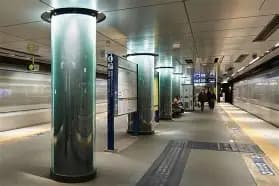
#> input picture img/H09_Ginza.jpg, 279 x 186 px
$ python analyze_station_vibe.py
#> lines starting #> are read from the running program, lines starting #| are printed output that depends on the picture
import cv2
import numpy as np
import matplotlib.pyplot as plt

def analyze_station_vibe(image_path):
    # 1. 画像の読み込み（信号の入力）
#> called with image_path = 'img/H09_Ginza.jpg'
    img = cv2.imread(image_path)
#> img is the input picture: shape (186, 279, 3); mean B, G, R 108.3, 120.9, 122.6
    if img is None:
        return "画像が見つかりません"

    # 画像サイズを統一（正規化）
    img = cv2.resize(img, (800, 600))
#> img: shape (600, 800, 3)
    hsv = cv2.cvtColor(img, cv2.COLOR_BGR2HSV)
#> hsv: shape (600, 800, 3); mean H, S, V 38.1, 49.5, 127
    gray = cv2.cvtColor(img, cv2.COLOR_BGR2GRAY)
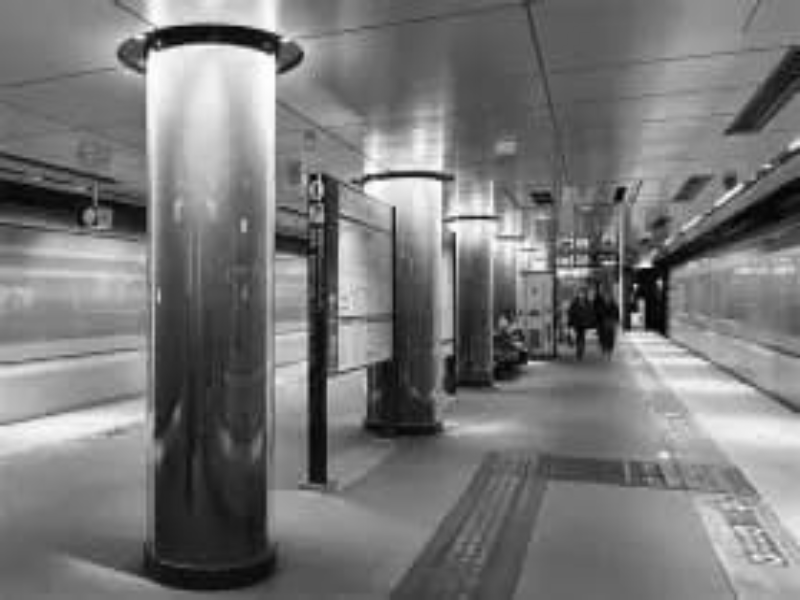
#> gray: shape (600, 800); min 1, max 254, mean 119.8

    # 2. 色彩信号の解析（ラインカラーや素材感の抽出）
    # 例：日比谷線のシルバーホワイトや、銀座線のレモンイエローの占有率を計算
    # ここでは簡易的に「彩度」と「明度」の平均を算出
    avg_saturation = np.mean(hsv[:, :, 1])  # 彩度：低いほど落ち着いた・上品な印象
#> avg_saturation = 49.48
    avg_brightness = np.mean(hsv[:, :, 2])  # 明度：光の演出などに関連
#> avg_brightness = 127

    # 3. 構造信号の解析（エッジ密度による「機能美」の定量化）
    # シンプルな直結構造は、視覚的ノイズ（エッジ）が少ないと仮定
    edges = cv2.Canny(gray, 100, 200)
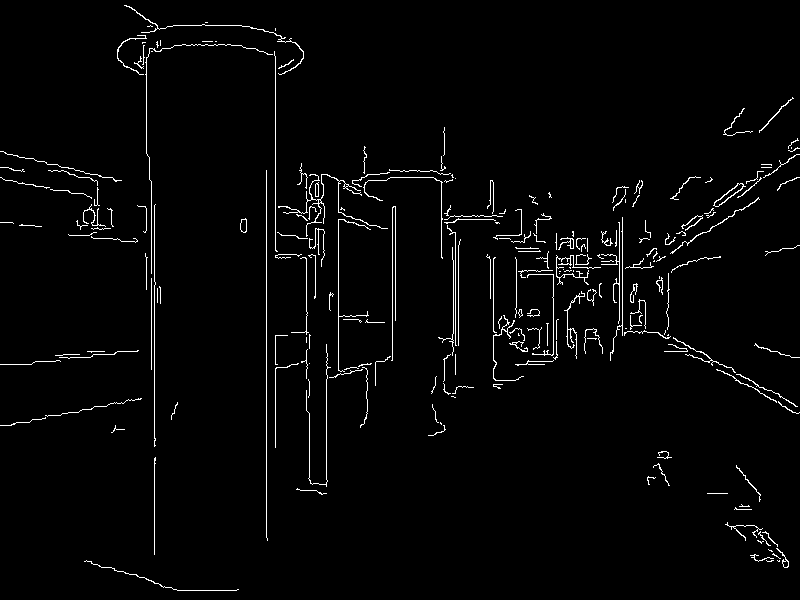
#> edges: shape (600, 800); 2.4% white in thin lines or dots
    edge_density = np.count_nonzero(edges) / edges.size  # 全画素に対するエッジの割合
#> edge_density = 0.0237

    # 4. 輝度信号の解析（光のグラデーションによる「高級感」の定量化）
    # 「上品・優雅」な間接照明は、輝度の分散（ばらつき）に現れる
    brightness_std = np.std(gray)  # 輝度の標準偏差：コントラストの強さ
#> brightness_std = 51.16

    # 結果の表示
    print(f"--- 解析結果: {image_path} ---")
    print(f"【色彩・彩度】: {avg_saturation:.2f} (低いほどシック/上品)")
#| 【色彩・彩度】: 49.48 (低いほどシック/上品)
    print(f"【構造・エッジ密度】: {edge_density:.4f} (低いほどシンプル/機能的)")
#| 【構造・エッジ密度】: 0.0237 (低いほどシンプル/機能的)
    print(f"【光・輝度分散】: {brightness_std:.2f} (グラデーションの質に関与)")
#| 【光・輝度分散】: 51.16 (グラデーションの質に関与)

    # 可視化
    plt.figure(figsize=(10, 4))
    plt.subplot(1, 2, 1); plt.imshow(cv2.cvtColor(img, cv2.COLOR_BGR2RGB)); plt.title("Original")
    plt.subplot(1, 2, 2); plt.imshow(edges, cmap='gray'); plt.title("Edges (Structure)")
    plt.show()
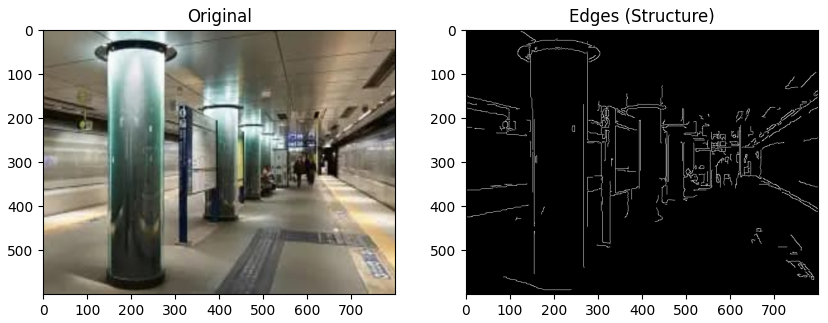
#> figure drawn by matplotlib, 2 panels


# 実行例
analyze_station_vibe('img/H09_Ginza.jpg')    # 日比谷線銀座駅（シルバーホワイト・木目）
analyze_station_vibe('img/Y16_Nagatacho.jpg')   # 有楽町線永田町駅（高級感）
#> call 2 of analyze_station_vibe, with image_path = 'img/Y16_Nagatacho.jpg'
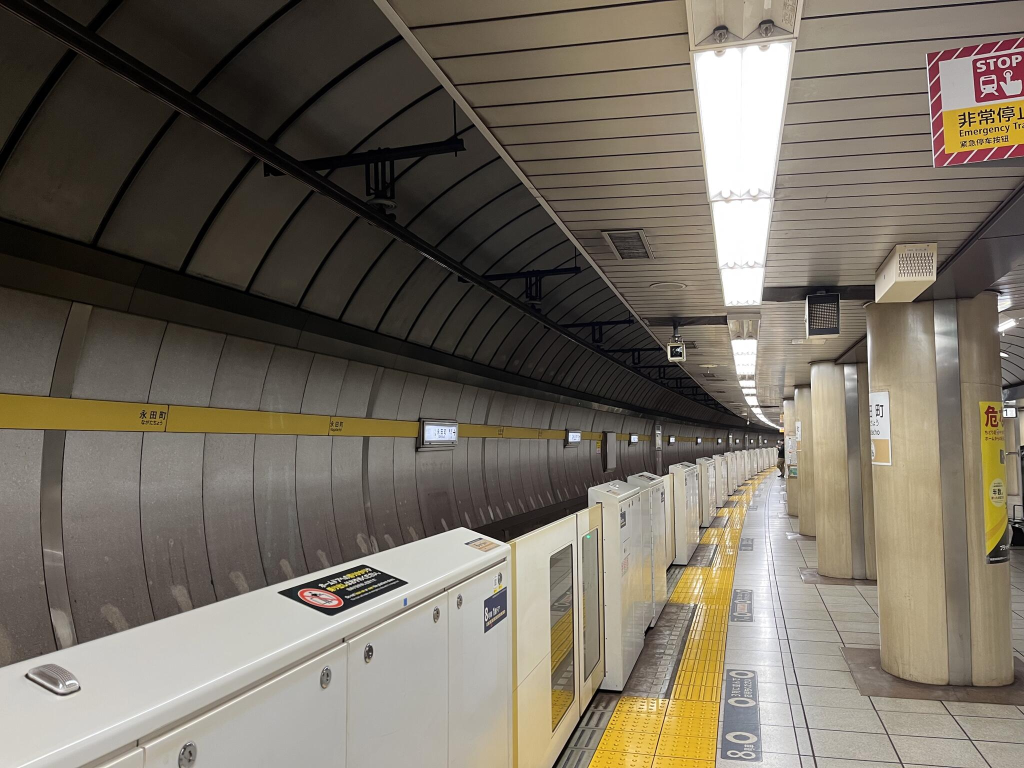
#> input picture img/Y16_Nagatacho.jpg, 2048 x 1536 px (shown at 1/2 size)
#> in analyze_station_vibe, img is the input picture: shape (1536, 2048, 3); mean B, G, R 97.9, 110.1, 117.8
#> in analyze_station_vibe (call 2), `hsv = cv2.cvtColor(img, cv2.COLOR_BGR2HSV)`: hsv: shape (600, 800, 3); mean H, S, V 24.3, 51.2, 117.9
#> in analyze_station_vibe (call 2), `gray = cv2.cvtColor(img, cv2.COLOR_BGR2GRAY)`:
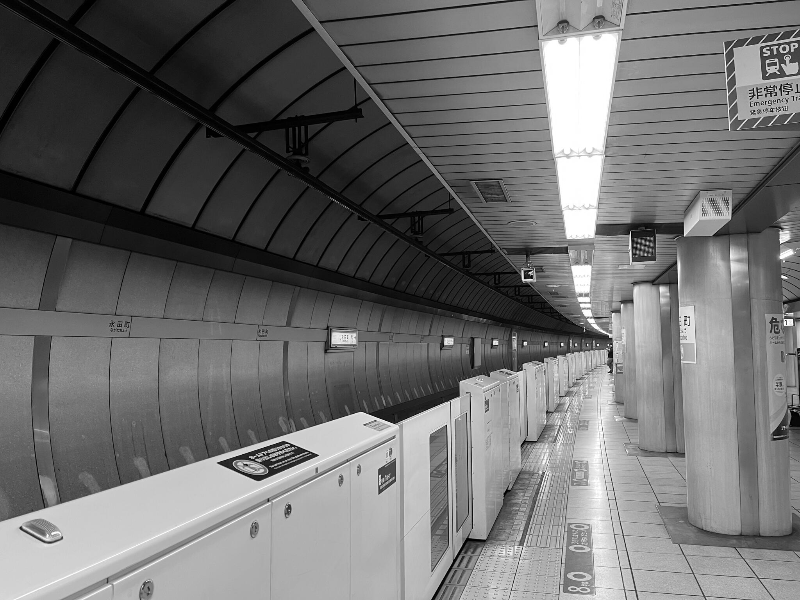
#> gray: shape (600, 800); min 0, max 255, mean 110.9
#> in analyze_station_vibe (call 2), `avg_saturation = np.mean(hsv[:, :, 1])`: avg_saturation = 51.19
#> in analyze_station_vibe (call 2), `avg_brightness = np.mean(hsv[:, :, 2])`: avg_brightness = 117.9
#> in analyze_station_vibe (call 2), `edges = cv2.Canny(gray, 100, 200)`:
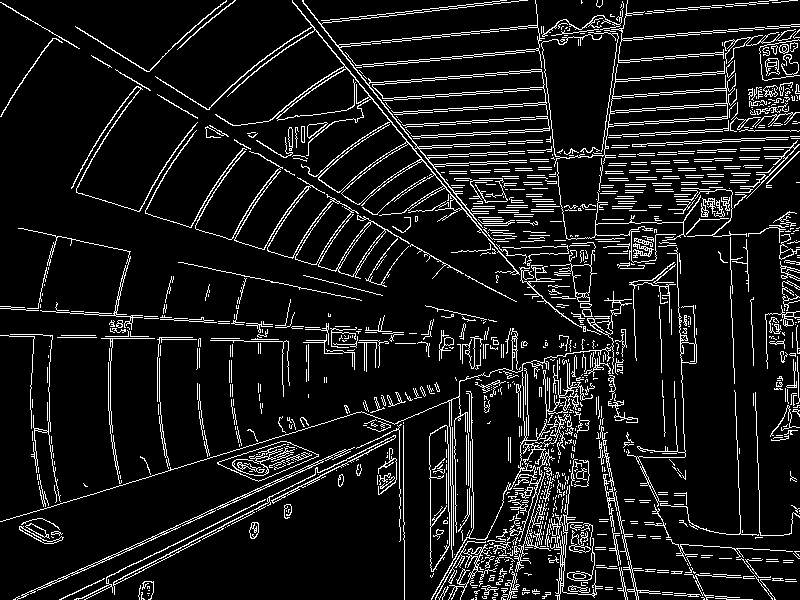
#> edges: shape (600, 800); 9.7% white in thin lines or dots
#> in analyze_station_vibe (call 2), `edge_density = np.count_nonzero(edges) / edges.size`: edge_density = 0.0974
#> in analyze_station_vibe (call 2), `brightness_std = np.std(gray)`: brightness_std = 63.34
#| 【色彩・彩度】: 51.19 (低いほどシック/上品)
#| 【構造・エッジ密度】: 0.0974 (低いほどシンプル/機能的)
#| 【光・輝度分散】: 63.34 (グラデーションの質に関与)
#> in analyze_station_vibe (call 2), `plt.show()`:
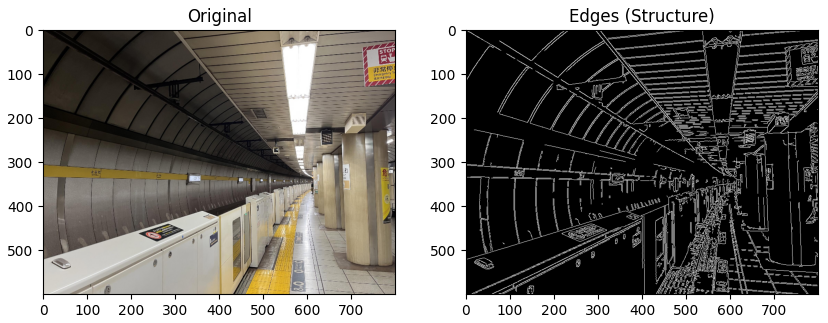
#> figure drawn by matplotlib, 2 panels
